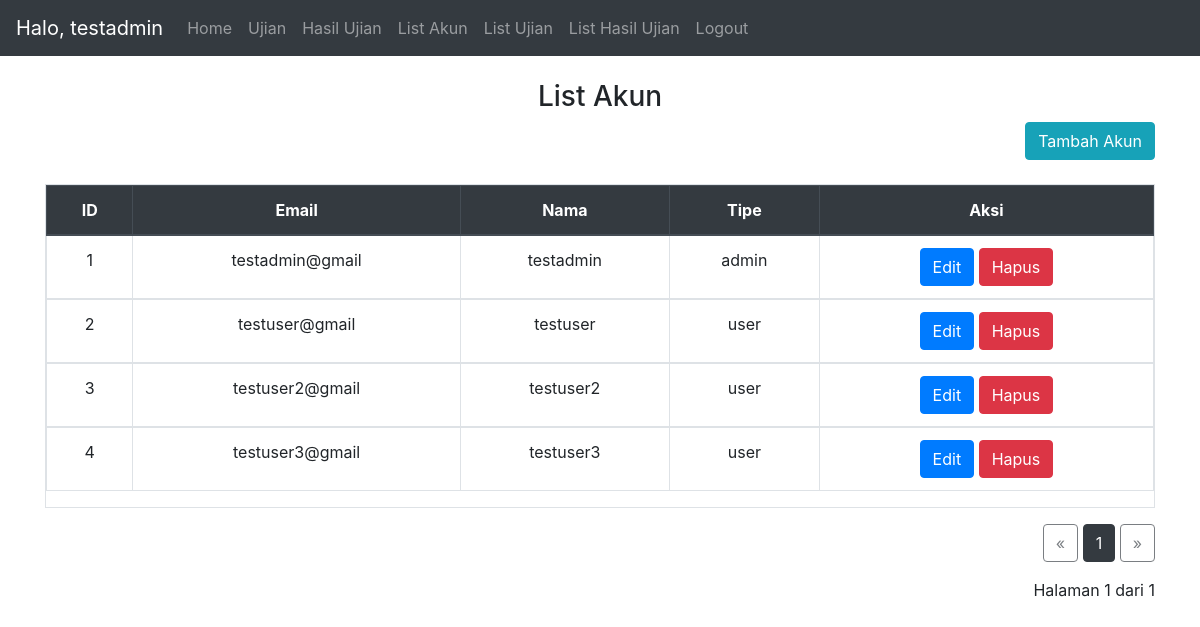
Page /list_account/1 (signed in) on the earlier database version.
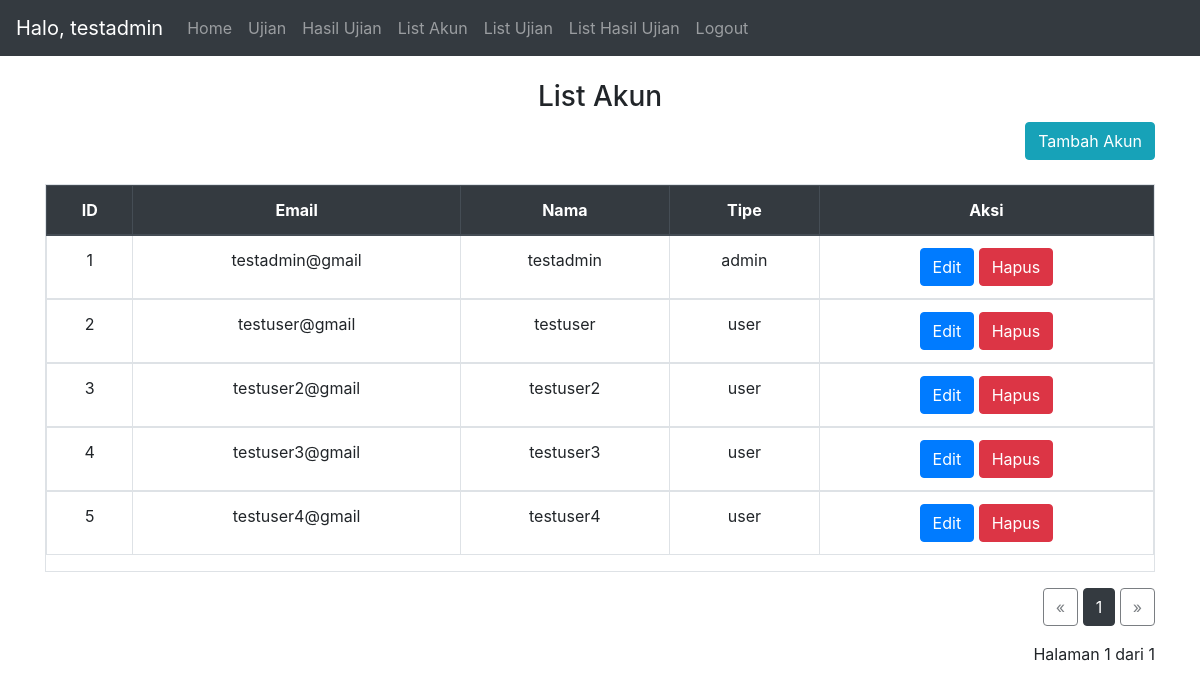
Same page on the later database version.
### website/models.py (models this page shows)
class User(db.Model, UserMixin):
    id = db.Column(db.Integer, primary_key=True)
    email = db.Column(db.String(150), unique=True)
    password = db.Column(db.String(150))
    name = db.Column(db.String(150))
    type = db.Column(db.String(150))
    notes = db.relationship('Note')
    results = db.relationship('Result')
    useranswer = db.relationship('UserAnswer')

### website/views.py (the view)
@views.route('/list_account/<page>', methods=['GET','POST'])
@login_required
def list_acccount(page):
    if current_user.type != 'admin':
        return redirect("/")
    else:
        db_user = User.query.paginate(page=int(page), per_page=10)
        return render_template("list_account.html", user=current_user, db_user=db_user)

### website/__init__.py (called while the page is built)
def create_app():
    app = Flask(__name__)
    app.config['SECRET_KEY'] = 'secret key'
    app.config['SQLALCHEMY_DATABASE_URI'] = f'sqlite:///{DB_NAME}'
    db.init_app(app)
    from .views import views
    from .auth import auth
    app.register_blueprint(views, url_prefix='/')
    app.register_blueprint(auth, url_prefix='/')
    from .models import User, Note, Exam, Result, Question,UserAnswer #,Class
    with app.app_context():
        db.create_all()
    login_manager = LoginManager()
    login_manager.login_view = 'auth.login'
    login_manager.init_app(app)
    @login_manager.user_loader
    def load_user(id):
        return User.query.get(int(id))
    return app

### website/templates/list_account.html
{% extends "base.html" %} {% block title %}List Akun{% endblock %} {% block
content %}
<br>
<h3 align="center">List Akun</h3>
<div class="text-right">
  <a type="button" class="btn btn-info" id="add_account" href="/add_account">Tambah Akun</a>
</div>
<br>
<div class="table table-responsive table-hover table-bordered">
  <table class="table">
    <thead class="text-center thead-dark">
      <tr>
        <th>ID</th>
        <th>Email</th>
        <th>Nama</th>
        <th>Tipe</th>
        <th>Aksi</th>
      </tr>
    </thead>
    {% for user in db_user %}
    <tbody class="text-center">
      <td>{{user.id}}</td>
      <td>{{user.email}}</td>
      <td>{{user.name}}</td>
      <td>{{user.type}}</td>
      <td>
        <a class="btn btn-primary" href="/edit_account/{{user.id}}">Edit</a>
        <a class="btn btn-danger" href="/delete_account/{{user.id}}/{{db_user.page}}"
        onclick="return confirm('Apakah anda yakin akan menghapus akun {{ user.name }}?');" title="Delete">
        Hapus</a>
      </td>
    </tbody>
    {% endfor %}
  </table>
</div>
<div class="text-right">
  <a href="{{db_user.prev_num}}" class="btn btn-outline-dark {% if db_user.page == 1 %}disabled{% endif %}">&laquo;</a>
  {% for number in db_user.iter_pages(left_edge=1, right_edge=1, left_current=1, right_current=2) %}
    {% if number %}
      {% if db_user.page != number %}
        <span>
          <a class="btn btn-outline-dark"
              href="{{number}}">
          {{number}}
          </a>
        </span>
      {% else %}
          <span class="btn btn-dark">{{number}}</span>
      {% endif %}
    {% else %}
    ...
    {% endif %}
  {% endfor %}
  <a href="{{db_user.next_num}}" class="btn btn-outline-dark {% if db_user.page == db_user.pages %}disabled{% endif %}">&raquo;</a>
  <p class="text-right mt-3">
    Halaman {{ db_user.page }} dari {{ db_user.pages }}
  </p>
</div>
{% endblock %}

### website/templates/base.html (shortened to what this page needs)
<!DOCTYPE html>
<html>
  <head>
    <link
      rel="stylesheet"
      href="https://stackpath.bootstrapcdn.com/bootstrap/4.4.1/css/bootstrap.min.css"
    />
    <link
      rel="stylesheet"
      href="https://stackpath.bootstrapcdn.com/font-awesome/4.7.0/css/font-awesome.min.css"
    />
  </head>
  <body>
    <nav class="navbar navbar-expand-lg navbar-dark bg-dark">
      <div class="collapse navbar-collapse" id="navbar">
        <div class="navbar-nav">
          {% if user.is_authenticated %}
          <span class="navbar-brand">
            Halo, {{user.name}}
          </span>
          <a class="nav-item nav-link" id="home" href="/">Home</a>
          <a class="nav-item nav-link" id="exam" href="/insert_token">Ujian</a>
          <a class="nav-item nav-link" id="exam" href="/result/1">Hasil Ujian</a>
          {% if user.type =='admin' %}
            <a class="nav-item nav-link" id="account_list" href="/list_account/1">List Akun</a>
            <a class="nav-item nav-link" id="exam_list" href="/list_exam/1">List Ujian</a>
            <a class="nav-item nav-link" id="exam_list" href="/list_result/1">List Hasil Ujian</a>
            {% endif %}
          <a class="nav-item nav-link" id="logout" href="/logout">Logout</a>
          {% else %}
          <a class="nav-item nav-link" id="login" href="/login">Login</a>
          {% endif %}
        </div>
      </div>
    </nav>
    <div id="content" class="container">{% block content %} {% endblock %}</div>
  <br>
  </body>
</html>

Differences in the rows shown:
added User: id "5", email "testuser4@gmail", name "testuser4", type "user"
